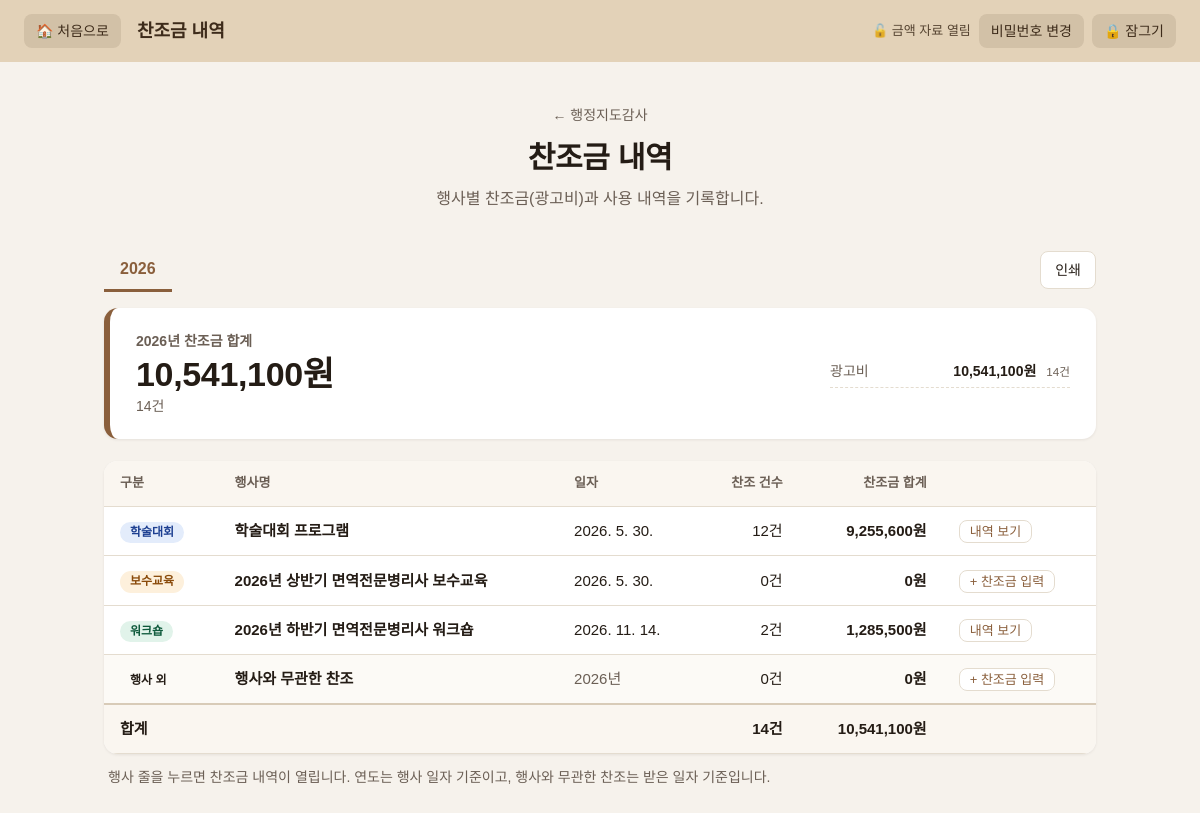
Screenshot of /audit/donations (signed in) with the database file from the repository.
### tables this page shows
CREATE TABLE events (            -- 행사 (보수교육/학술대회/워크숍)
    id         INTEGER PRIMARY KEY AUTOINCREMENT,
    kind       TEXT NOT NULL,                  -- 보수교육 / 학술대회 / 워크숍
    name       TEXT,                           -- 행사명 (선택)
    held_on    TEXT NOT NULL,                  -- 일자 YYYY-MM-DD
    start_time TEXT,
    end_time   TEXT,
    place      TEXT,
    attendees  INTEGER
);

### routes/donations.py (the view)
@bp.route("/audit/donations")
def list_view():
    now_year = datetime.now().year
    with db() as conn:
        years = {int(r["y"]) for r in conn.execute(
            "SELECT DISTINCT substr(held_on, 1, 4) AS y FROM events WHERE held_on != ''") if r["y"].isdigit()}
        years |= {int(r["y"]) for r in conn.execute(
            "SELECT DISTINCT substr(donated_on, 1, 4) AS y FROM donations WHERE event_id IS NULL AND donated_on != ''")
            if r["y"] and r["y"].isdigit()}
        with_donations = {int(r["y"]) for r in conn.execute(
            "SELECT DISTINCT substr(e.held_on, 1, 4) AS y FROM donations d JOIN events e ON e.id = d.event_id")
            if r["y"].isdigit()}
        raw = request.args.get("year")
        if raw and raw.isdigit():
            year = int(raw)
        else:
            year = max(with_donations | {y for y in years if y == now_year} or years or {now_year})
        years.add(year)
        events = conn.execute(
            "SELECT e.*, COUNT(d.id) AS n, COALESCE(SUM(d.amount), 0) AS total FROM events e "
            "LEFT JOIN donations d ON d.event_id = e.id WHERE substr(e.held_on, 1, 4) = ? "
            "GROUP BY e.id ORDER BY e.held_on, e.id", (str(year),)).fetchall()
        general = conn.execute(
            "SELECT COUNT(*) AS n, COALESCE(SUM(amount), 0) AS total FROM donations "
            "WHERE event_id IS NULL AND substr(donated_on, 1, 4) = ?", (str(year),)).fetchone()
        clause, args = _year_filters(year)
        by_kind = conn.execute(
            "SELECT d.kind, COUNT(*) AS n, COALESCE(SUM(d.amount), 0) AS total FROM donations d "
            "LEFT JOIN events e ON e.id = d.event_id WHERE " + clause + " GROUP BY d.kind", args).fetchall()
    total = sum(e["total"] for e in events) + general["total"]
    count = sum(e["n"] for e in events) + general["n"]
    kind_rows = sorted(by_kind, key=lambda r: -r["total"])
    return render_template(
        "donations.html", page=get_menu("donations"), years=sorted(years, reverse=True), year=year,
        events=events, general=general, total=total, count=count, kind_rows=kind_rows,
    )

### app.py (called while the page is built)
@app.context_processor
def inject_globals():
    return {"app_title": APP_TITLE, "menu": MENU}

### auth.py (called while the page is built)
def _get(key, default=None):
    with db() as conn:
        row = conn.execute("SELECT value FROM settings WHERE key = ?", (key,)).fetchone()
    return row["value"] if row else default

def password_is_set():
    return _get("money_password_hash") is not None

def is_unlocked():
    stamp = session.get("unlocked_at")
    if not stamp or session.get("epoch") != _get("lock_epoch", "0"):
        return False
    return time.time() - stamp < IDLE_SECONDS

@bp.before_app_request
def guard():
    if not request.path.startswith(PROTECTED_PATHS):
        return None
    if is_unlocked():
        session["unlocked_at"] = time.time()    # 사용 중이면 자동 잠금 시간 연장
        return None
    if session.pop("unlocked_at", None):
        flash("일정 시간 사용하지 않아 잠겼습니다. 비밀번호를 다시 입력해 주세요.", "error")
    return redirect(url_for("auth.unlock", next=request.full_path.rstrip("?")))

@bp.app_context_processor
def inject_lock_state():
    return {"unlocked": is_unlocked(), "password_set": password_is_set()}

### menu.py (called while the page is built)
def get_menu(key):
    for item in MENU:
        if item["key"] == key:
            return item
    return None

### models.py (called while the page is built)
def get_db():
    conn = sqlite3.connect(DB_PATH)
    conn.row_factory = sqlite3.Row
    conn.execute("PRAGMA foreign_keys = ON")
    return conn

@contextmanager
def db():
    conn = get_db()
    try:
        yield conn
        conn.commit()
    except Exception:
        conn.rollback()
        raise
    finally:
        conn.close()

### routes/donations.py (called while the page is built)
def _year_filters(year):
    return ("((d.event_id IS NOT NULL AND substr(e.held_on, 1, 4) = ?) "
            "OR (d.event_id IS NULL AND substr(d.donated_on, 1, 4) = ?))", (str(year), str(year)))

### routes/events.py (called while the page is built)
@bp.app_template_filter("kdate")
def kdate(value):
    try:
        d = datetime.strptime(value, "%Y-%m-%d")
    except (TypeError, ValueError):
        return value or ""
    return f"{d.year}. {d.month}. {d.day}."

### routes/finance.py (called while the page is built)
@bp.app_template_filter("won")
def won(value):
    return "" if value is None else f"{int(value):,}원"

### templates/donations.html (shortened to what this page needs)
{% extends "base.html" %}
{% block header_title %}{{ page.title }}{% endblock %}
{% block content %}
<section class="intro">
  <a class="back no-print" href="{{ url_for('audit_home') }}">← 행정지도감사</a>
  <h1>{{ page.title }}</h1>
  <p class="no-print">{{ page.desc }}</p>
</section>
<div class="toolbar no-print">
  <nav class="tabs" aria-label="연도">
    {% for y in years %}
      <a class="tab {{ 'active' if y == year }}" href="{{ url_for('donations.list_view', year=y) }}">{{ y }}</a>
    {% endfor %}
  </nav>
  <div class="actions"><button type="button" class="btn" onclick="window.print()">인쇄</button></div>
</div>
<div class="sum-card">
  <div>
    <div class="sum-label">{{ year }}년 찬조금 합계</div>
    <div class="sum-amount">{{ total|won }}</div>
    <div class="sum-sub">{{ count }}건</div>
  </div>
  {% if kind_rows %}
  <ul class="sum-kinds">
    {% for k in kind_rows %}<li><span>{{ k.kind }}</span><strong>{{ k.total|won }}</strong><small>{{ k.n }}건</small></li>{% endfor %}
  </ul>
  {% endif %}
</div>
<div class="table-wrap">
  <table class="table don-table">
    <thead><tr>
      <th>구분</th><th>행사명</th><th>일자</th><th class="num">찬조 건수</th><th class="num">찬조금 합계</th><th class="no-print"></th>
    </tr></thead>
    <tbody>
    {% for e in events %}
      {% set url = url_for('donations.event_detail', event_id=e.id) %}
      <tr class="event-row" data-href="{{ url }}">
        <td><span class="kind-badge kind-{{ e.kind }}">{{ e.kind }}</span></td>
        <td class="title-col"><a href="{{ url }}">{{ e.name or (e.kind ~ ' 프로그램') }}</a></td>
        <td class="nowrap">{{ e.held_on|kdate }}</td>
        <td class="num">{{ e.n }}건</td>
        <td class="num amount">{{ e.total|won }}</td>
        <td class="no-print"><a class="btn small" href="{{ url }}">{{ '내역 보기' if e.n else '+ 찬조금 입력' }}</a></td>
      </tr>
    {% endfor %}
      {% set gurl = url_for('donations.general_detail', year=year) %}
      <tr class="event-row general-row" data-href="{{ gurl }}">
        <td><span class="kind-badge">행사 외</span></td>
        <td class="title-col"><a href="{{ gurl }}">행사와 무관한 찬조</a></td>
        <td class="muted nowrap">{{ year }}년</td>
        <td class="num">{{ general.n }}건</td>
        <td class="num amount">{{ general.total|won }}</td>
        <td class="no-print"><a class="btn small" href="{{ gurl }}">{{ '내역 보기' if general.n else '+ 찬조금 입력' }}</a></td>
      </tr>
    </tbody>
    <tfoot><tr><td colspan="3">합계</td><td class="num">{{ count }}건</td><td class="num amount">{{ total|won }}</td><td class="no-print"></td></tr></tfoot>
  </table>
</div>
<p class="summary no-print">행사 줄을 누르면 찬조금 내역이 열립니다. 연도는 행사 일자 기준이고, 행사와 무관한 찬조는 받은 일자 기준입니다.</p>
{% endblock %}

### static/style.css (style rules this page uses)
:root { --bg: #f6f2ec; --ink: #241c15; --muted: #6b5f55; --line: #e4dccf; --brand: #8a5f3c; --brand-dark: #6f4b2d; --card: #ffffff; --topbar-bg: #e3d2b8; --topbar-ink: #3d2b1a; }
* { box-sizing: border-box; }
html, body { margin: 0; }
body { background: var(--bg); color: var(--ink); font-family: "Pretendard", "Malgun Gothic", "Apple SD Gothic Neo", "Noto Sans KR", sans-serif; line-height: 1.6; }
a { color: inherit; text-decoration: none; }
.intro { text-align: center; margin-bottom: 36px; }
.intro h1 { margin: 6px 0 4px; font-size: 30px; letter-spacing: -0.01em; }
.intro p { margin: 0; color: var(--muted); }
.back { font-size: 14px; color: var(--muted); }
.toolbar { display: flex; flex-wrap: wrap; align-items: center; justify-content: space-between; gap: 12px; margin-bottom: 16px; }
.tabs { display: flex; gap: 4px; border-bottom: 2px solid var(--line); }
.tab { padding: 8px 16px; margin-bottom: -2px; border-bottom: 3px solid transparent; color: var(--muted); font-weight: 600; }
.tab.active { color: var(--brand); border-bottom-color: var(--brand); }
.actions { display: flex; gap: 8px; flex-wrap: wrap; }
.btn { font: inherit; font-size: 14px; cursor: pointer; background: #fff; color: var(--ink); border: 1px solid var(--line); border-radius: 8px; padding: 7px 14px; }
.btn.small { padding: 3px 10px; font-size: 13px; }
.table-wrap { background: var(--card); border-radius: 14px; overflow-x: auto; box-shadow: 0 1px 3px rgba(36, 28, 21, .08); }
.table { width: 100%; border-collapse: collapse; font-size: 15px; }
.table th, .table td { padding: 12px 16px; text-align: left; border-bottom: 1px solid var(--line); vertical-align: middle; }
.table th { background: #faf6f0; font-size: 13px; color: var(--muted); white-space: nowrap; }
.table tbody tr:last-child td { border-bottom: 0; }
.table a { color: var(--brand); }
.summary { margin: 12px 4px 0; color: var(--muted); font-size: 14px; }
.kind-badge { display: inline-block; padding: 1px 10px; border-radius: 999px; font-size: 12px; font-weight: 700; white-space: nowrap; }
.kind-보수교육 { background: #fdf0dc; color: #8a4b0b; }
.kind-학술대회 { background: #e3ecfb; color: #1d3f91; }
.kind-워크숍 { background: #e1f3ea; color: #0f5a3c; }
.muted { color: var(--muted); }
.sum-card { background: var(--card); border-radius: 14px; padding: 22px 26px; margin-bottom: 22px; border-left: 6px solid var(--brand); box-shadow: 0 1px 3px rgba(36, 28, 21, .08); display: flex; gap: 28px; align-items: center; justify-content: space-between; flex-wrap: wrap; }
.sum-label { font-size: 14px; color: var(--muted); font-weight: 600; }
.sum-amount { font-size: 34px; font-weight: 800; font-variant-numeric: tabular-nums; letter-spacing: -.01em; line-height: 1.25; }
.sum-sub { color: var(--muted); font-size: 14px; }
.sum-kinds { list-style: none; margin: 0; padding: 0; display: grid; gap: 6px; min-width: 240px; }
.sum-kinds li { display: flex; align-items: baseline; gap: 10px; font-size: 14px; border-bottom: 1px dashed var(--line); padding-bottom: 4px; }
.sum-kinds span { color: var(--muted); min-width: 56px; }
.sum-kinds strong { margin-left: auto; font-variant-numeric: tabular-nums; }
.sum-kinds small { color: var(--muted); }
.don-table .num { text-align: right; white-space: nowrap; }
.don-table .amount { font-weight: 700; font-variant-numeric: tabular-nums; }
.don-table tfoot td { background: #faf6f0; font-weight: 700; border-top: 2px solid #d8cbb8; }
.don-table .nowrap { white-space: nowrap; }
.don-table .title-col { font-weight: 600; min-width: 150px; }
.don-table tr.event-row { cursor: pointer; }
.don-table .title-col a { color: var(--ink); }
.general-row td { background: #fcfaf6; }

### rows the page displays
events: kind "학술대회", name+kind "학술대회 프로그램", held_on|kdate "2026. 5. 30.", n "12", total|won "9,255,600원", n "내역 보기"
events: kind "보수교육", name "2026년 상반기 면역전문병리사 보수교육", held_on|kdate "2026. 5. 30.", n "0", total|won "0원", n "+ 찬조금 입력"
events: kind "워크숍", name "2026년 하반기 면역전문병리사 워크숍", held_on|kdate "2026. 11. 14.", n "2", total|won "1,285,500원", n "내역 보기"

### other values shown
{{ page.title }} "찬조금 내역"
{{ page.desc }} "행사별 찬조금(광고비)과 사용 내역을 기록합니다."
{{ y }} "2026"
{{ year }} "2026"
{{ total|won }} "10,541,100원"
{{ count }} "14"
{{ k.kind }} "광고비"
{{ k.total|won }} "10,541,100원"
{{ k.n }} "14"
{{ general.n }} "0"
{{ general.total|won }} "0원"
{{ '내역 보기' if general.n else '+ 찬조금 입력' }} "+ 찬조금 입력"
